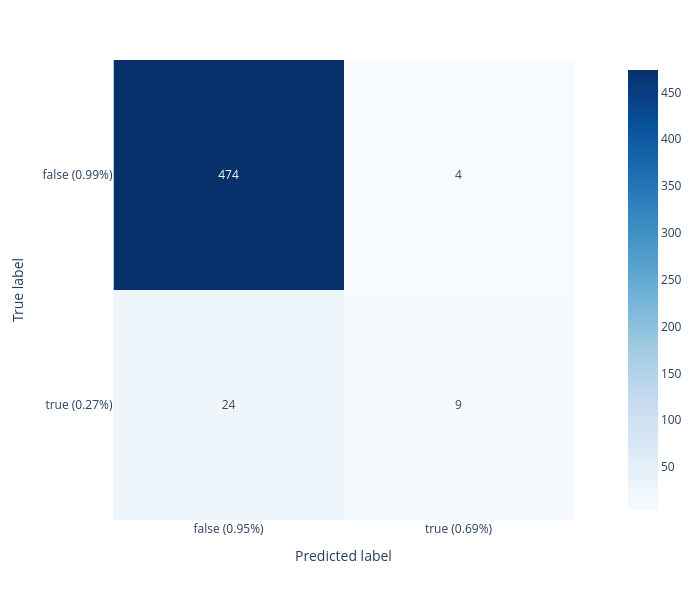

Notebook code cell kept with this figure:
### Markdown cell above
### Confusion Matrix

### Code cell
cm = confusion_matrix(y_test, y_pred)#
print(cm)

displayConfusionMatrix(cm)

### Figure 1 — Plotly figure (JSON) as saved in the notebook; plotly's stock layout.template omitted (floating-point values rounded to 4 significant figures)
{"data": [{"coloraxis": "coloraxis", "hovertemplate": "x: %{x}<br>y: %{y}<br>color: %{z}<extra></extra>", "name": "0", "texttemplate": "%{z}", "type": "heatmap", "xaxis": "x", "yaxis": "y", "z": [[474, 4], [24, 9]]}], "layout": {"coloraxis": {"colorscale": [[0, "rgb(247,251,255)"], [0.125, "rgb(222,235,247)"], [0.25, "rgb(198,219,239)"], [0.375, "rgb(158,202,225)"], [0.5, "rgb(107,174,214)"], [0.625, "rgb(66,146,198)"], [0.75, "rgb(33,113,181)"], [0.875, "rgb(8,81,156)"], [1, "rgb(8,48,107)"]]}, "height": 600, "margin": {"t": 60}, "width": 700, "xaxis": {"anchor": "y", "constrain": "domain", "domain": [0, 1], "scaleanchor": "y", "tickmode": "array", "ticktext": ["false (0.95%)", "true (0.69%)"], "tickvals": [0, 1], "title": {"text": "Predicted label"}}, "yaxis": {"anchor": "x", "autorange": "reversed", "constrain": "domain", "domain": [0, 1], "tickmode": "array", "ticktext": ["false (0.99%)", "true (0.27%)"], "tickvals": [0, 1], "title": {"text": "True label"}}}}
